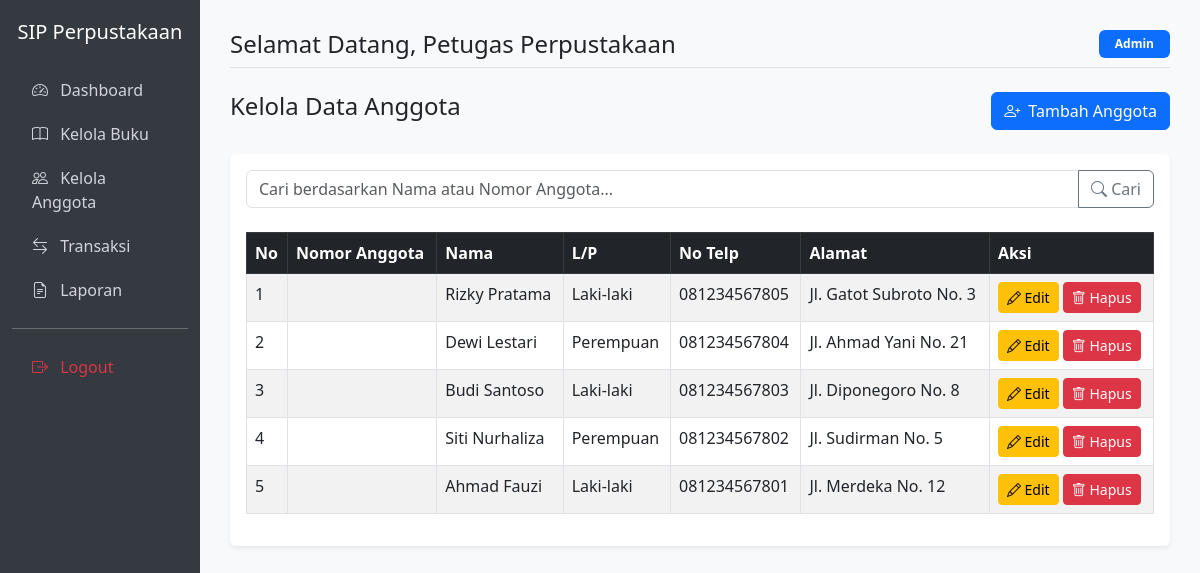
Screenshot of /anggota/index.php (signed in) with the database file from the repository.
### tables this page shows
CREATE TABLE IF NOT EXISTS anggota (
    id INT AUTO_INCREMENT PRIMARY KEY,
    kode_anggota VARCHAR(20) NOT NULL UNIQUE,
    nama VARCHAR(100) NOT NULL,
    jenis_kelamin ENUM('L', 'P') NOT NULL,
    alamat TEXT NOT NULL,
    no_telp VARCHAR(20) NOT NULL,
    email VARCHAR(100) NOT NULL,
    created_at TIMESTAMP DEFAULT CURRENT_TIMESTAMP
);

### anggota/index.php (the view, shortened to what this page needs)
<?php
require_once '../includes/header.php';
$search = isset($_GET['search']) ? $_GET['search'] : '';
if ($search) {
    $stmt = $conn->prepare("SELECT * FROM anggota WHERE nama LIKE :search OR nomor_anggota LIKE :search ORDER BY id DESC");
    $stmt->execute(['search' => "%$search%"]);
} else {
    $stmt = $conn->query("SELECT * FROM anggota ORDER BY id DESC");
}
$anggota_list = $stmt->fetchAll();
?>
<div class="d-flex justify-content-between align-items-center mb-4">
    <h4>Kelola Data Anggota</h4>
    <a href="tambah.php" class="btn btn-primary"><i class="bi bi-person-plus me-1"></i> Tambah Anggota</a>
</div>
<div class="card">
    <div class="card-body">
        <form method="GET" class="mb-4">
            <div class="input-group">
                <input type="text" name="search" class="form-control" placeholder="Cari berdasarkan Nama atau Nomor Anggota..." value="<?= htmlspecialchars($search) ?>">
                <button class="btn btn-outline-secondary" type="submit"><i class="bi bi-search"></i> Cari</button>
            </div>
        </form>
        <div class="table-responsive">
            <table class="table table-bordered table-striped">
                <thead class="table-dark">
                    <tr>
                        <th>No</th>
                        <th>Nomor Anggota</th>
                        <th>Nama</th>
                        <th>L/P</th>
                        <th>No Telp</th>
                        <th>Alamat</th>
                        <th>Aksi</th>
                    </tr>
                </thead>
                <tbody>
                    <?php if (count($anggota_list) > 0): ?>
                        <?php foreach($anggota_list as $index => $anggota): ?>
                        <tr>
                            <td><?= $index + 1 ?></td>
                            <td><?= htmlspecialchars($anggota->nomor_anggota) ?></td>
                            <td><?= htmlspecialchars($anggota->nama) ?></td>
                            <td><?= $anggota->jenis_kelamin == 'L' ? 'Laki-laki' : 'Perempuan' ?></td>
                            <td><?= htmlspecialchars($anggota->no_telp) ?></td>
                            <td><?= htmlspecialchars($anggota->alamat) ?></td>
                            <td>
                                <a href="edit.php?id=<?= $anggota->id ?>" class="btn btn-sm btn-warning"><i class="bi bi-pencil"></i> Edit</a>
                                <a href="hapus.php?id=<?= $anggota->id ?>" class="btn btn-sm btn-danger" onclick="return confirm('Apakah Anda yakin ingin menghapus anggota ini?')"><i class="bi bi-trash"></i> Hapus</a>
                            </td>
                        </tr>
                        <?php endforeach; ?>
                    <?php else: ?>
                        <tr>
                            <td colspan="7" class="text-center">Data anggota tidak ditemukan.</td>
                        </tr>
                    <?php endif; ?>
                </tbody>
            </table>
        </div>
    </div>
</div>
<?php require_once '../includes/footer.php'; ?>

### includes/header.php (style rules this page uses)
body { background-color: #f8f9fa; }
.card { box-shadow: 0 0.125rem 0.25rem rgba(0, 0, 0, 0.075); border: none; }

### rows the page displays
anggota: nama "Rizky Pratama", jenis_kelamin "Laki-laki", no_telp "081234567805", alamat "Jl. Gatot Subroto No. 3"
anggota: nama "Dewi Lestari", jenis_kelamin "Perempuan", no_telp "081234567804", alamat "Jl. Ahmad Yani No. 21"
anggota: nama "Budi Santoso", jenis_kelamin "Laki-laki", no_telp "081234567803", alamat "Jl. Diponegoro No. 8"
anggota: nama "Siti Nurhaliza", jenis_kelamin "Perempuan", no_telp "081234567802", alamat "Jl. Sudirman No. 5"
anggota: nama "Ahmad Fauzi", jenis_kelamin "Laki-laki", no_telp "081234567801", alamat "Jl. Merdeka No. 12"

### other values shown
$_SESSION['nama_lengkap'] "Petugas Perpustakaan"
$_SESSION['role'] "Admin"
